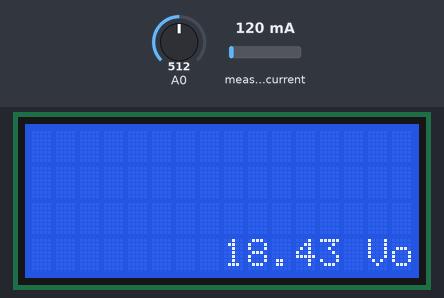
The sketch below on a simulated Arduino Uno, built with avr-gcc and run on an emulated ATmega328P. On the bench: 16×4 character LCD. Inputs (shaded band) come from the test bench; at power-on: A0 = 512, measured current 120 mA.

Above: at 0.47 s.
1.5 s: A0 set to 716
At 2.05 s:
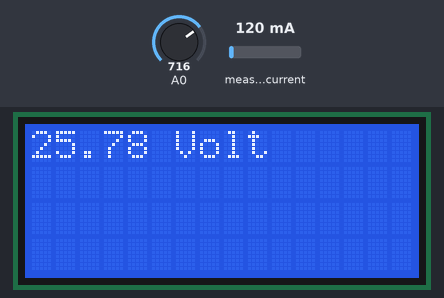
3.4 s: A0 set to 900
At 3.82 s:
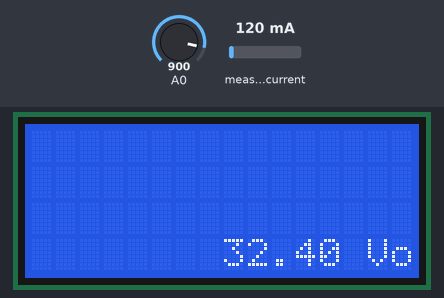
5.2 s: A0 set to 1023
At 5.6 s:
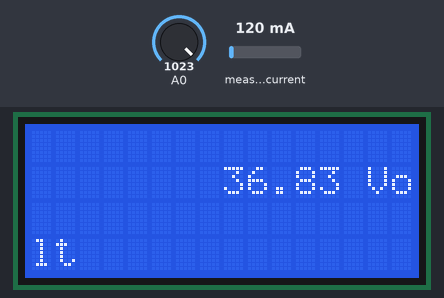
6.9 s: A0 set to 0
At 7.16 s:
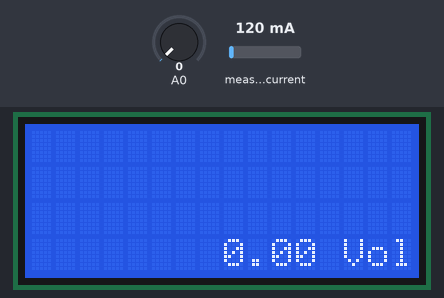
Timing chart, 0 to 9.9 s (numbered marks = the images above; inputs shaded):
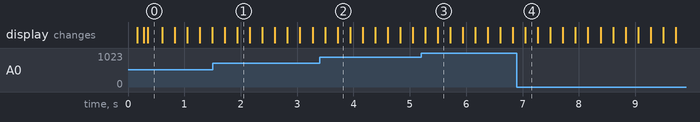

The sketch:

OmniWheelsCharger.ino
```cpp
#include <Adafruit_CharacterOLED.h>
#include <Wire.h>
#include <Adafruit_INA219.h>
#include <string.h>

Adafruit_INA219 ina219;

Adafruit_CharacterOLED lcd(OLED_V2, 31, 33, 35, 37, 39, 41, 43);
char test[20];
void setup()
{
  delay(100);

  lcd.begin(16, 4);

  delay(100);
 ina219.begin();
}

void loop()
{
  String a ="";
  float current_mA = abs(ina219.getCurrent_mA())/1000;
  if(current_mA>0.01)
  {

    a+= String( current_mA/1000);
    a+=" Amp";
  //oled doesn't seam to work for me, use the buffer overflow...
    for(int i =a.length(); i<128/2 ;i++)
    {
      a+=" ";
    }
    float sensorValue = analogRead(A0);
    a+= String( sensorValue/27.777);
    a+=" Volt";

    for(int i =a.length(); i<128 ;i++)
    {
      a+=" ";
    }

   }else
   {
    a= "waiting";
     for(int i =a.length(); i<128 ;i++)
    {
      a+=" ";
    }

   }
    lcd.print(a);
  //th is a fake comment

   delay(100);


}
```
